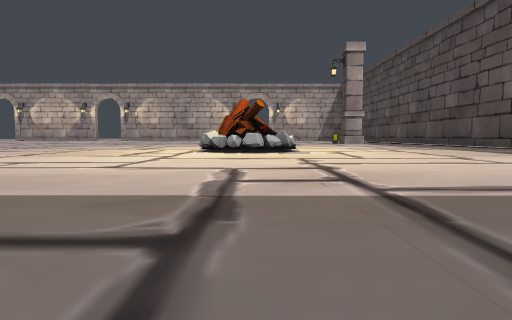
[1] (above)

22 first-person views from a walk through a scene from a Unity 3-D project. The camera is 0.27 m above the floor, tilts 4° down and sees 75° across. The floor is counted in squares, 1 m on a side. Each view is taken from the middle of a square. On the plan, view 1 faces up. The plan holds only what a view shows up to about 9 squares ahead; the rest is blank. The place goes on beyond the plan. The player is left out. Door leaves are left out, so doorways stand open.

[2]
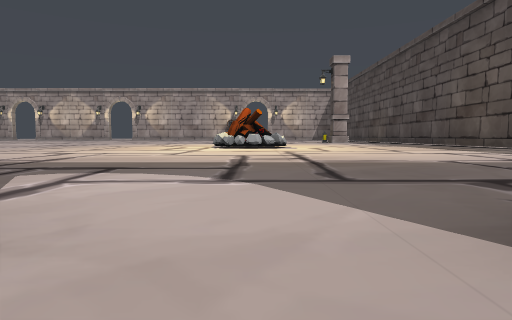

[3]
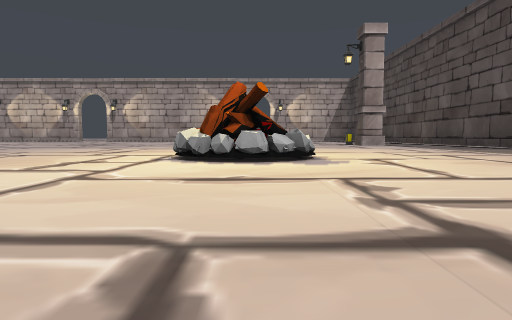

[4]
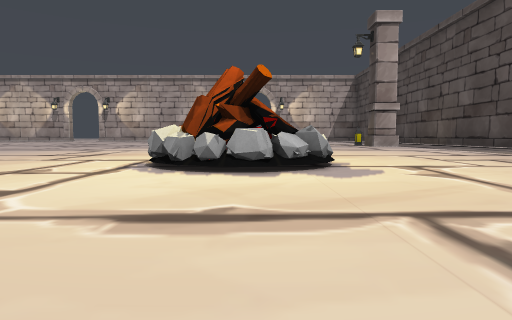

[5]
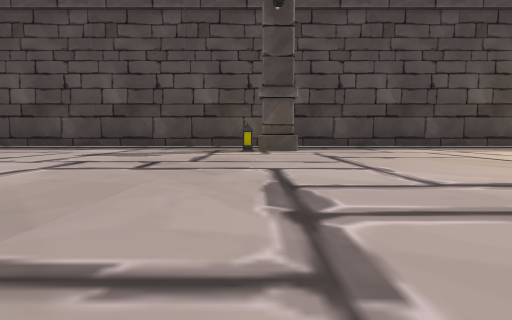

[6]
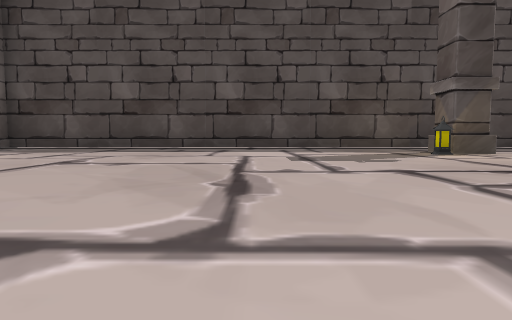

[7]
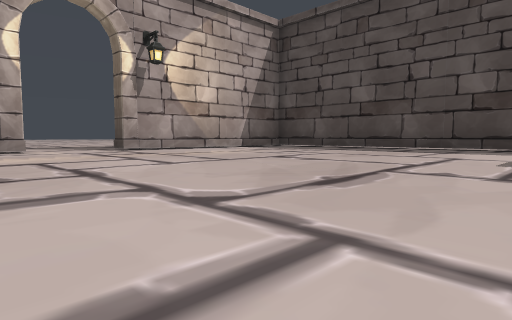

[8]
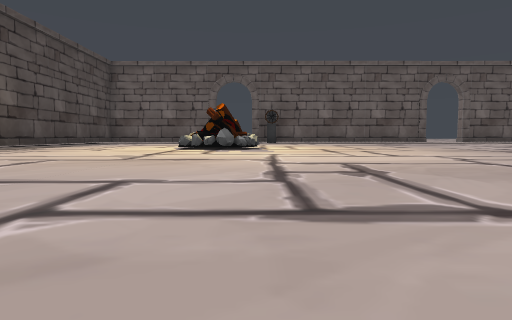

[9]
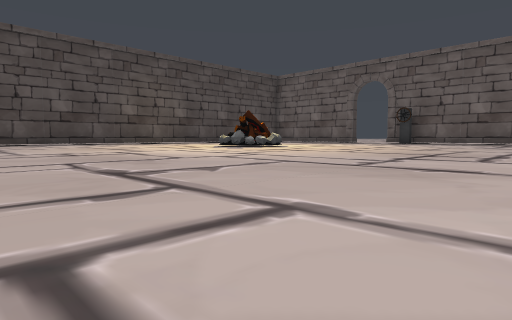

[10]
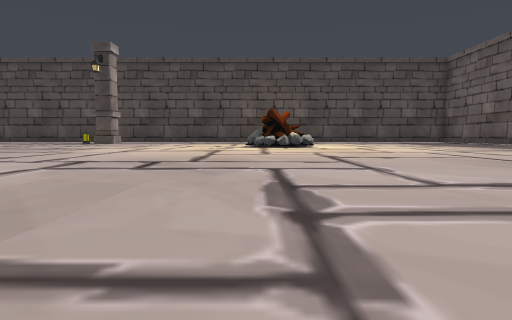

[11]
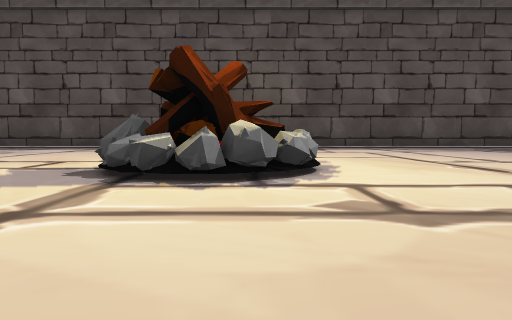

[12]
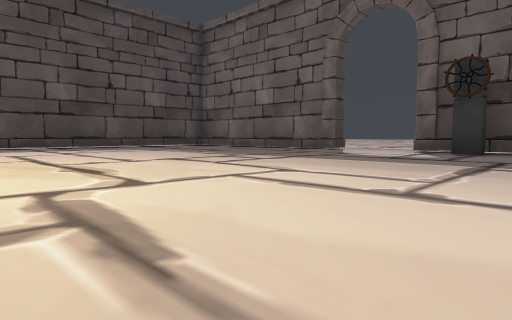

[13]
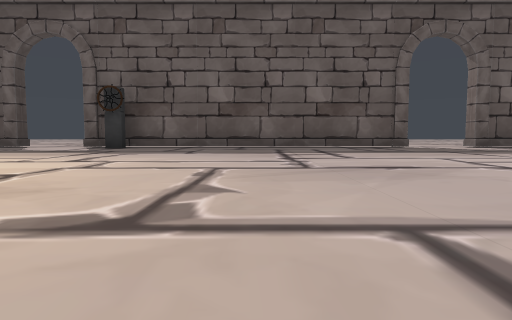

[14]
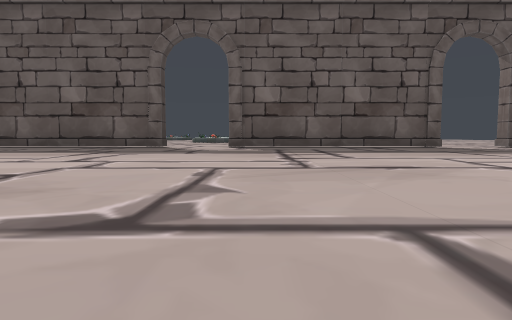

[15]
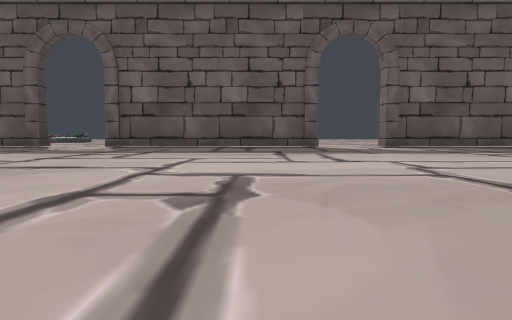

[16]
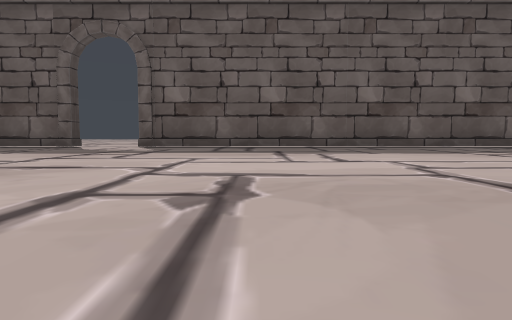

[17]
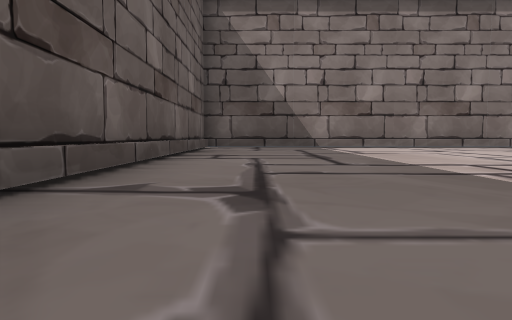

[18]
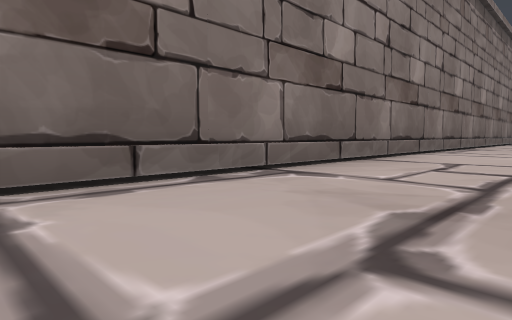

[19]
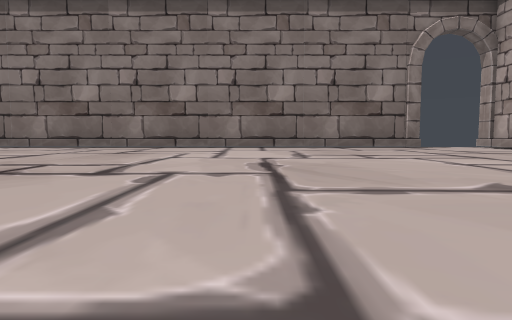

[20]
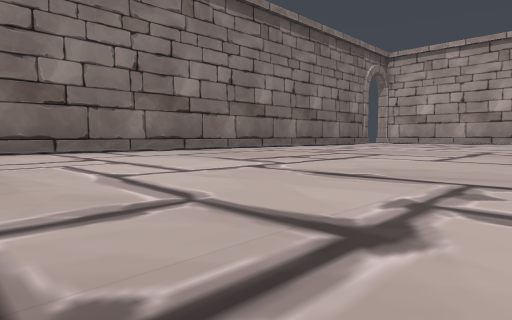

[21]
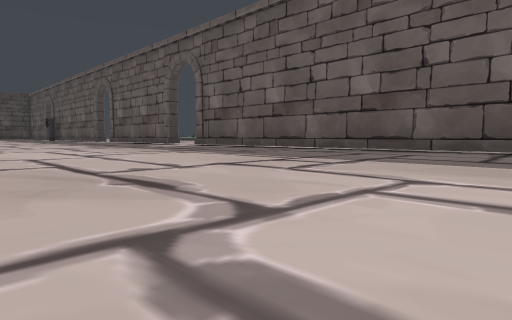

[22]
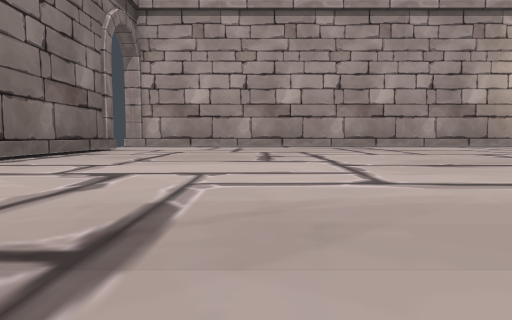

### Floor plan
Points are (right, up) in squares from view 1. A wall is a line through its corners. A room is listed if a view was taken in it or the views show most of it. See-through windows are left out.
Room 1 (views 1, 3, 4, 5, 6, 7, 8, 9, 10, 11, 12, 13, 14, 15, 16, 17, 18, 19, 20, 21, 22)
walls: (-8.7, -1.2) (-1.8, -1.2); (-15.5, -1.6) (-15.5, -1.2) (-10.3, -1.2); (-2, -0.8) (-1.5, -0.8); (-1.5, -1.2) (-0.8, -1.2); (0.8, -1.2) (3.6, -1.2); (-29, 20) (-29, -1.2) (-17.1, -1.2); (5.6, -0.6) (5.6, 20.5)
ways out: opening at (-16.5, -1) to room 2; open door at (-9.5, -1) to room 2; open door at (0, -1) to room 2; gap at (-29, 20)
objects: campfire (-1, 6) to (0, 7); lantern (3, 13); pillar (4, 13)
Room 2 (view 2)
walls: (0.8, -1.6) (0.8, -1.2); (-8.7, -1.6) (-8.7, -1.2); (-10.3, -1.2) (-10.3, -1.6); (-17.1, -1.2) (-17.1, -1.6)
ways out: opening at (-16.5, -1) to room 1; open door at (-9.5, -1) to room 1; open door at (0, -1) to room 1

Positions as (right, up) in squares from view 1, and headings:
1: (0, 0), facing up
2: (0, -2), facing up
3: (0, 2), facing up
4: (0, 3), facing up
5: (-3, 13), facing right
6: (-2, 16), facing right
7: (-2, 15), facing up-right
8: (-1, 14), facing down
9: (-7, 13), facing down-right
10: (-9, 7), facing right
11: (-3, 6), facing right
12: (-3, 5), facing down-right
13: (-5, 7), facing down
14: (-11, 7), facing down
15: (-14, 7), facing down
16: (-20, 7), facing down
17: (-21, 0), facing left
18: (-27, 4), facing up-left
19: (-21, 16), facing left
20: (-23, 8), facing up-left
21: (-26, 5), facing down-right
22: (-26, 13), facing up
